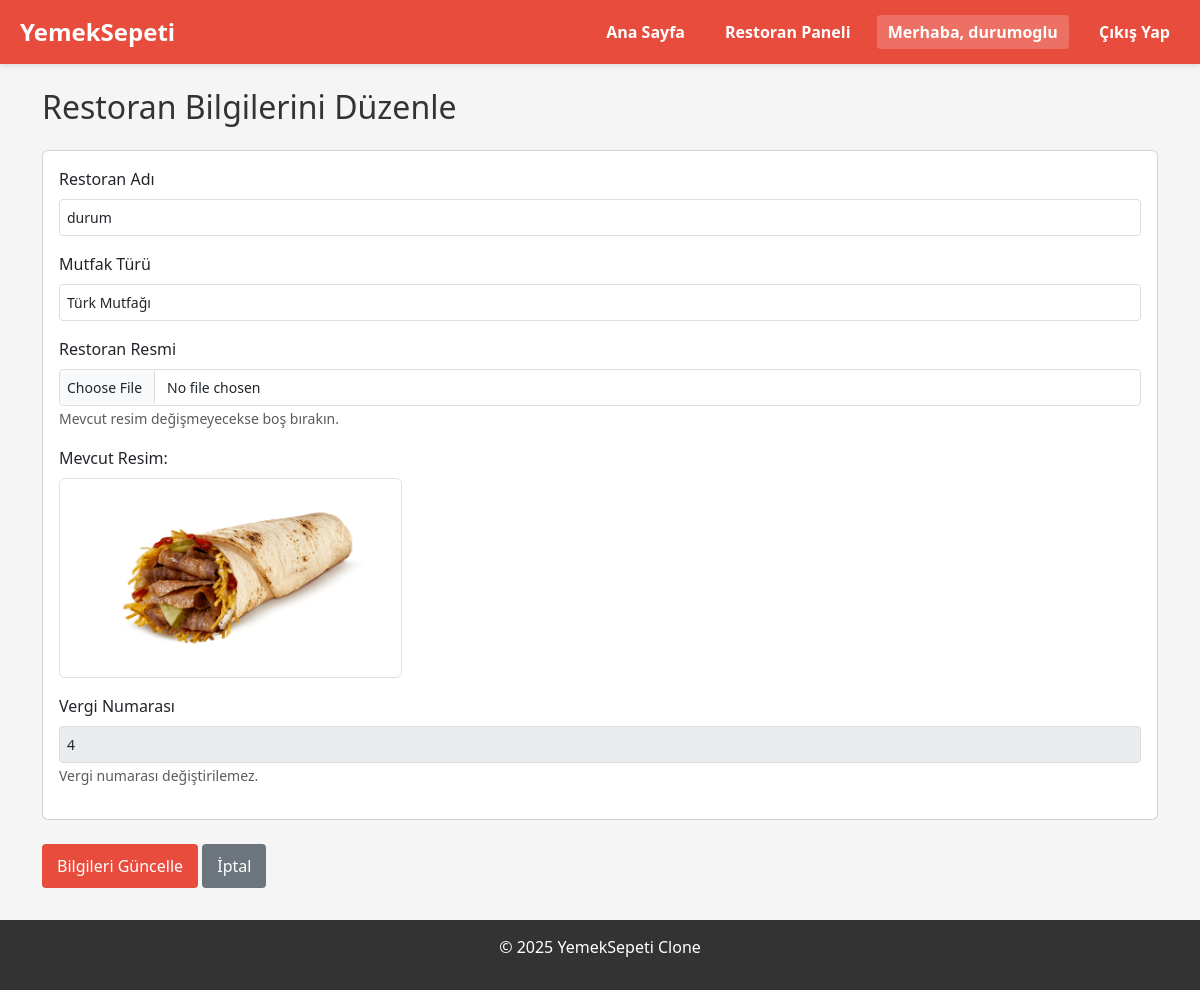
Page /restaurant/edit-profile (signed in) on the committed database.
### models.py (models this page shows, shortened)
class Restaurant(db.Model):
    id = db.Column(db.Integer, primary_key=True)
    user_id = db.Column(db.Integer, db.ForeignKey('user.id'), nullable=False)
    restaurant_name = db.Column(db.String(100), nullable=False)
    cuisine_type = db.Column(db.String(50), nullable=False)
    tax_id = db.Column(db.String(20), unique=True, nullable=False)
    is_approved = db.Column(db.Boolean, default=False)
    is_suspended = db.Column(db.Boolean, default=False)  # New field
    rating = db.Column(db.Float, default=0.0)
    created_at = db.Column(db.DateTime, default=lambda: datetime.now(timezone.utc))
    image_path = db.Column(db.String(255), nullable=True, default='default_restaurant.png')
    description = db.Column(db.Text, nullable=True)
    phone = db.Column(db.String(20), nullable=True)
    address = db.Column(db.Text, nullable=True)
    working_hours = db.Column(db.String(255), nullable=True)  # Store as JSON string
    commission_rate = db.Column(db.Float, default=10.0)  # Default 10%

### app.py (the view, shortened to what this page needs)
@app.route("/restaurant/edit-profile", methods=["GET", "POST"])
@login_required
@restaurant_required
def edit_restaurant_profile():
    restaurant = Restaurant.query.filter_by(user_id=session['user_id']).first()
    if not restaurant:
        flash('Restoran bilgisi bulunamadı', 'danger')
        return redirect(url_for('restaurant_dashboard'))
    return render_template("edit_restaurant_profile.html", restaurant=restaurant)

### app.py (called while the page is built)
def login_required(f):
    @wraps(f)
    def decorated_function(*args, **kwargs):
        if 'logged_in' not in session:
            flash('Bu sayfaya erişmek için giriş yapmalısınız', 'danger')
            return redirect(url_for('login'))
        return f(*args, **kwargs)
    return decorated_function

def restaurant_required(f):
    @wraps(f)
    def decorated_function(*args, **kwargs):
        if 'user_type' not in session or session['user_type'] != 'restaurant':
            flash('Bu sayfaya erişmek için restoran yetkisi gereklidir', 'danger')
            return redirect(url_for('home'))
        return f(*args, **kwargs)
    return decorated_function

### templates/edit_restaurant_profile.html (shortened to what this page needs)
{% extends "base.html" %}
{% block content %}
<div class="container mt-4">
    <h2 class="mb-4">Restoran Bilgilerini Düzenle</h2>
    <form action="{{ url_for('edit_restaurant_profile') }}" method="POST" enctype="multipart/form-data">
        <div class="card mb-4">
            <div class="card-body">
                <div class="form-group mb-3">
                    <label for="restaurant_name">Restoran Adı</label>
                    <input type="text" class="form-control" id="restaurant_name" name="restaurant_name"
                           value="{{ restaurant.restaurant_name }}" required>
                </div>
                <div class="form-group mb-3">
                    <label for="cuisine_type">Mutfak Türü</label>
                    <select class="form-control" id="cuisine_type" name="cuisine_type" required>
                        <option value="Türk Mutfağı" {% if restaurant.cuisine_type == 'Türk Mutfağı' %}selected{% endif %}>Türk Mutfağı</option>
                    </select>
                </div>
                <div class="form-group mb-3">
                    <label for="restaurant_image">Restoran Resmi</label>
                    <input type="file" class="form-control" id="restaurant_image" name="restaurant_image" accept="image/*">
                    <small class="form-text text-muted">Mevcut resim değişmeyecekse boş bırakın.</small>
                </div>
                {% if restaurant.image_path %}
                <div class="mb-3">
                    <label>Mevcut Resim:</label>
                    <div class="mt-2">
                        <img src="{{ url_for('static', filename='images/restaurants/' + restaurant.image_path) }}"
                             alt="{{ restaurant.restaurant_name }}"
                             class="img-thumbnail" style="max-height: 200px;">
                    </div>
                </div>
                {% endif %}
                <div class="form-group mb-3">
                    <label for="tax_id">Vergi Numarası</label>
                    <input type="text" class="form-control" id="tax_id" value="{{ restaurant.tax_id }}" disabled>
                    <small class="form-text text-muted">Vergi numarası değiştirilemez.</small>
                </div>
            </div>
        </div>
        <div class="form-group mb-4">
            <button type="submit" class="btn btn-primary">Bilgileri Güncelle</button>
            <a href="{{ url_for('restaurant_dashboard') }}" class="btn btn-secondary">İptal</a>
        </div>
    </form>
</div>
{% endblock %}

### static/styles.css (style rules this page uses)
body { font-family: Arial, sans-serif; margin: 0; padding: 0; background-color: #f8f9fa; }
.form-group { margin-bottom: 1em; }
.form-group label { display: block; margin-bottom: 0.5em; }
.form-group input, .form-group select, .form-group textarea { width: 100%; padding: 0.5em; border: 1px solid #ddd; border-radius: 4px; }
.btn { padding: 0.5em 1em; border: none; border-radius: 4px; cursor: pointer; font-weight: bold; }
.btn-primary { background-color: #e60000; color: white; }
.btn-secondary { background-color: #6c757d; color: white; }
body { font-family: 'Segoe UI', Tahoma, Geneva, Verdana, sans-serif; margin: 0; padding: 0; background-color: #f5f5f5; color: #333; }
.form-group { flex: 1; min-width: 200px; }
.form-control { width: 100%; padding: 10px; border: 1px solid #ddd; border-radius: 4px; font-size: 14px; }
.btn { display: inline-block; padding: 10px 15px; border: none; border-radius: 4px; cursor: pointer; text-decoration: none; font-weight: 500; text-align: center; transition: background-color 0.3s, transform 0.2s; }
.btn-primary { background-color: #e74c3c; color: white; }

### rows in the picture
Restaurant: restaurant_name "durum", cuisine_type "Türk Mutfağı", image_path+restaurant_name (picture), tax_id "4"

### other values in the picture
{{ session.name }} "durumoglu"
